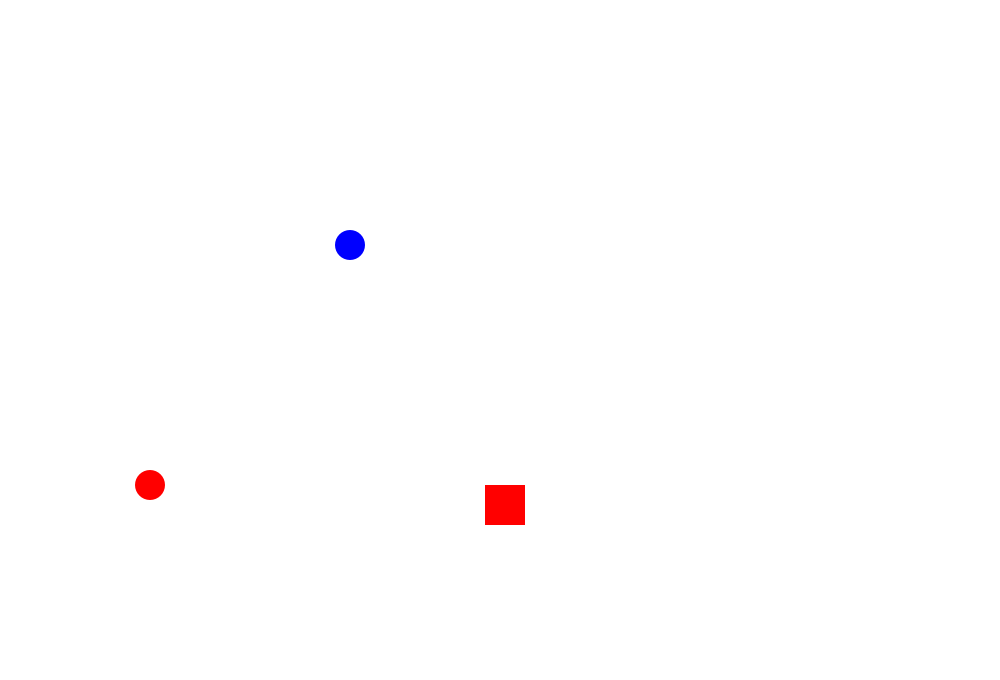
Frame 1 (no input)
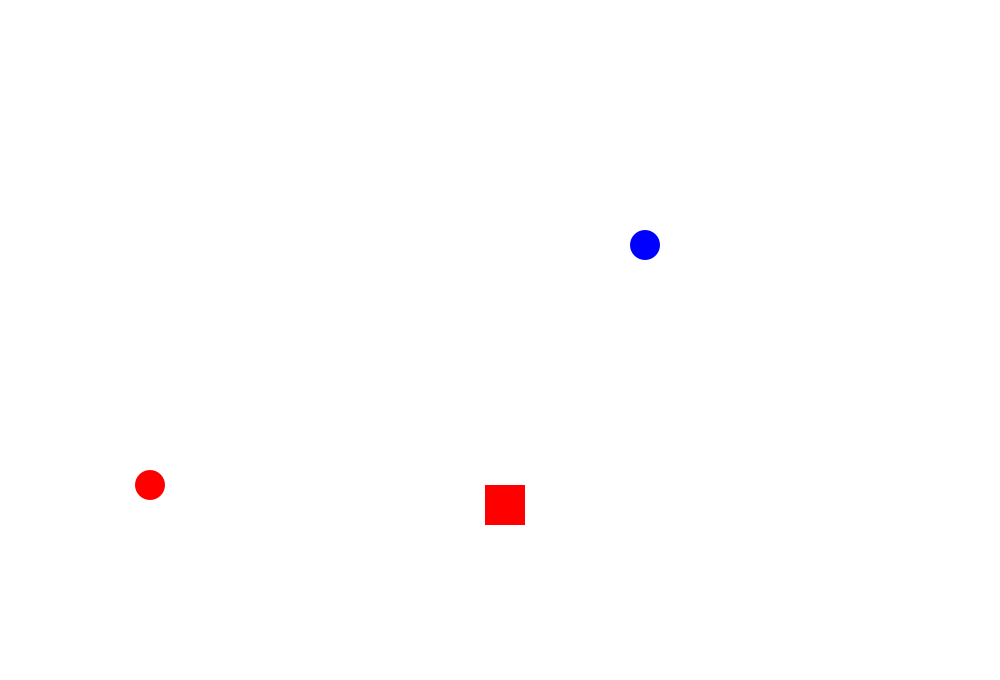
Frame 60 (the mouse pressed at the canvas centre just before this capture)
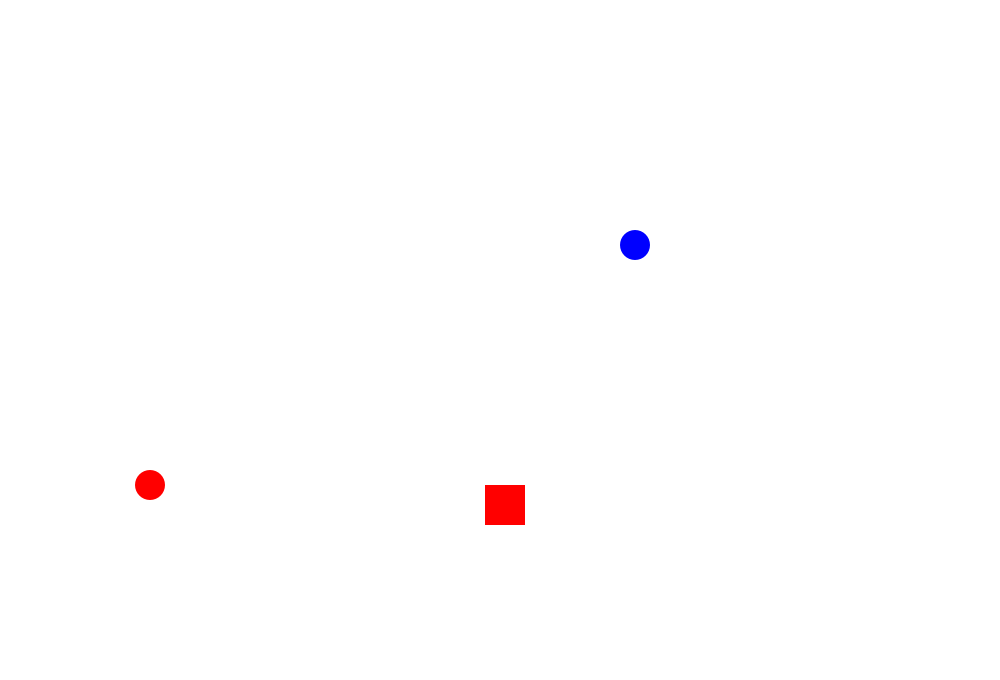
Frame 120 (the mouse held since frame 60 and released just before this capture)

The Processing sketch that drew these frames (run headless with seeded random() and noise(); from frame 60 on, the mouse is pressed at the canvas centre):

// Processing sketch: mid_term_2
// ── mid_term_2.pde
ArrayList<Traps> traps = new ArrayList<Traps>();
Me me;
void setup() {
  me=new Me();
  size(1000, 680);
  noStroke();
  traps = new ArrayList<Traps>();
  traps.add(new Traps());
}

void draw() {
  background(255);
  me.move();
  me.drawMe();

  if (me.win()) {
    text("you won!",height/2,width/2);
  }
  
  
  rect(485, 485, 40, 40);
  for (int i = traps.size()-1; i >= 0; i--) { 
    Traps trap = traps.get(i);
    trap.move();
    trap.display();
    //if (trap.finished()) {
    //  // Items can be deleted with remove()
    //  trap.remove(i);
    //}
  }
}

class Traps {
  int x, y, speed;
  int[] ran={215, 485, 245, 285, 315, 345, 385, 415, 445};
  Traps() {
    x=ran[(int)random(0, ran.length-1)];
    y=ran[(int)random(0, ran.length-1)];
    speed=5;
  }
  void move() {
   if (x > width-215|| x < 215) {
    speed *= -1;
  }
  x += speed;
  }
  void display() {
    fill(0, 0, 255);
    circle(x, y, 30);
  }
}

class Me {
  float myX, myY, mySpeed;
  Me() {
    myX=150;
    myY=485;
    mySpeed=5;
  }
  void drawMe() {
    fill(255, 0, 0);
    circle(myX, myY, 30);
  }
  void move() {
    if (keyPressed) {
      if (key ==CODED) {
        if (myY== width-215 &&(myX<= width-215&&myX>=150)) {
          if (keyCode==LEFT) {
            myX-=mySpeed;
          } else if (keyCode==RIGHT) {
            myX+=mySpeed;
          }
        } else if (myY< width-215 && myY>215) {
          if (myX<= width-215&&myX>=215) {
            if (keyCode==LEFT) {
              myX-=mySpeed;
            } else if (keyCode==RIGHT) {
              myX+=mySpeed;
            } else if (keyCode==UP) {
              myY-=mySpeed;
            } else if (keyCode==DOWN) {
              myY+=mySpeed;
            }
          }
        } else if (myY==215&&(myX<= width-215&&myX>=215)) {
          if (keyCode==LEFT) {
            myX-=mySpeed;
          } else if (keyCode==RIGHT) {
            myX+=mySpeed;
          }
        }
      }
    }
  }
  boolean win() {
    if (myX>490&&myY==215) {
      return true;
    } else {
      return false;
    }
  }
}
